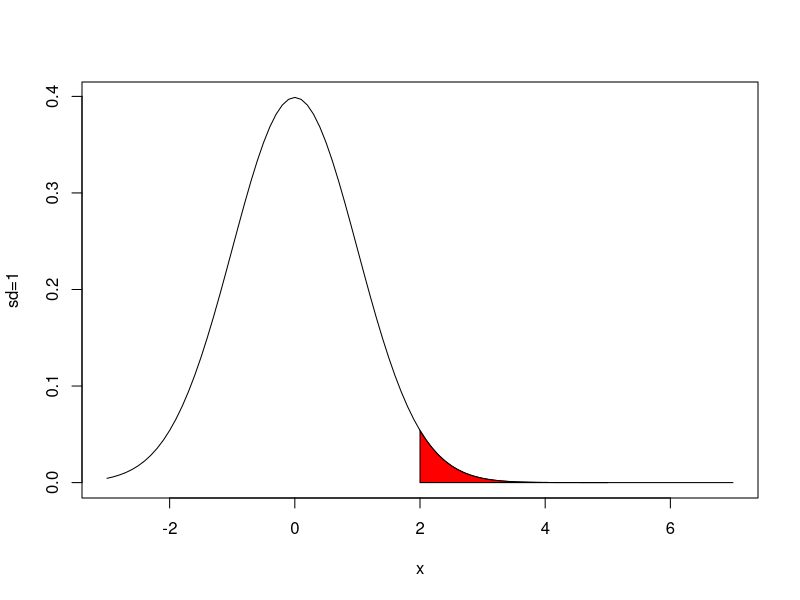

This figure's R source: (Note: this script raises an error after producing the figure.)
####### Task 2 Rcode #########################
# Graphical interface calculations:
#
curve(dnorm(x, mean=0,sd=1),xlim=c(-3,7),ylab = "sd=1")
# In order to find the area between x=10 and 25
#  - seq defines desired x points
xcurve=seq(2,5,length=1000)
# For The Y part of the curve  we use the X points
#  and the data for the curve in a normal distribution
ycurve=dnorm(xcurve,mean=0,sd=1)
# Creates a Polygon and fills it bounded by the given
#   x & y curves
polygon(c(2,xcurve,5),c(0,ycurve,0),col="Red")
# Put in the text with the appropriate area
# Area
prob=1-pnorm(2,mean=0,sd=1)
prob=round(prob,1)
# Click to paste the text onto the graph
text(locator(1), paste("Area = ", prob, sep=""))
#
#
#
curve(dnorm(x, mean=4,sd=2),xlim=c(-10,10),ylab = "sd=2")
# In order to find the area between x=10 and 25
#  - seq defines desired x points
xcurve=seq(-1,5,length=1000)
# For The Y part of the curve  we use the X points
#  and the data for the curve in a normal distribution
ycurve=dnorm(xcurve,mean=4,sd=2)
# Creates a Polygon and fills it bounded by the given
#   x & y curves
polygon(c(-1,xcurve,5),c(0,ycurve,0),col="Red")
# Put in the text with the appropriate area
# Area
prob=pnorm(5,mean=4,sd=2)-pnorm(1,mean=4,sd=2)
prob=round(prob,2)
# Click to paste the text onto the graph
text(locator(1), paste("Area = ", prob, sep=""))
#
#
#
curve(dnorm(x, mean=10,sd=4),xlim=c(-10,20),ylab = "sd=2")
#
# In order to find the area between x=10 and 25
#  - seq defines desired x points
xcurve=seq(-10,10,length=1000)
# For The Y part of the curve  we use the X points
#  and the data for the curve in a normal distribution
ycurve=dnorm(xcurve,mean=10,sd=4)
# Creates a Polygon and fills it bounded by the given
#   x & y curves
polygon(c(-10,xcurve,10),c(0,ycurve,0),col="Red")
# Put in the text with the appropriate area
# Area
prob=pnorm(10,mean=10,sd=4)
prob=round(prob,4)

# Click to paste the text onto the graph
text(locator(1), paste("Area = ", prob, sep=""))
#
#
#
curve(dnorm(x, mean=-2,sd=1/2),xlim=c(-4,1),ylab = "sd=2")
# In order to find the area between x=10 and 25
#  - seq defines desired x points
xcurve=seq(-3,-2,length=1000)
# For The Y part of the curve  we use the X points
#  and the data for the curve in a normal distribution
ycurve=dnorm(xcurve,mean=-2,sd=1/2)
# Creates a Polygon and fills it bounded by the given
#   x & y curves
polygon(c(-3,xcurve,-2),c(0,ycurve,0),col="Red")
# Put in the text with the appropriate area
# Area
prob=pnorm(-2,mean=-2,sd=1/2)-pnorm(-3,mean=-2,sd=1/2)
prob=round(prob,1/2)
# Click to paste the text onto the graph
text(locator(1), paste("Area = ", prob, sep=""))

####### Task 3 Rcode ################################################
# Gamma ##
# Curve based of Gamma Distribution
curve(dgamma(x,shape=3,scale=2),xlim=c(2,5),ylim=c(0,1),col="Red",lwd=2,ylab="Gamma density", main="Probabilities")
# Text Click Paste
text(locator(1),paste("alpha=",1))
# Curve based of Gamma Distribution
curve(dgamma(x,shape=6,scale=3),xlim=c(1,4),ylim=c(0,1),add=TRUE,lwd=2)
# Text Click Paste
text(locator(1),paste("alpha=",3))
# Curve based of Gamma Distribution
curve(dgamma(x,shape=2,scale=4),xlim=c(3,6),ylim=c(0,1),add=TRUE, col="Blue",lwd=2)
# Text Click Paste
text(locator(1),paste("alpha=",5))


####### Task 4 Rcode ###############
curve(dchisq(x,df=1),xlim=c(-1,10),ylim=c(0,1),col="Red",lwd=2,ylab="Chisq density", main="df=1")


curve(dchisq(x,df=2),xlim=c(-1,10),ylim=c(0,1),col="Blue",lwd=2,ylab="Chisq density",main="df=2")
curve(dchisq(x,df=4),xlim=c(-1,10),ylim=c(0,1),col="Green",lwd=2,ylab="Chisq density", main="df=4")
curve(dchisq(x,df=20),xlim=c(0,40),ylim=c(0,1),col="Purple",lwd=2,ylab="Chisq density",main="df=20")



####################
# lab6.R Commented #
##############################################################
# Sets Layout for 4 graphs 2 on top 2 on bottom
layout(matrix(1:4, nr=2,nc=2))
# Shows the layout that was made, with numbers 1 through
#  4 to designate each
windows;layout.show(4)
#####################
# Plots a curve with X-limits -10 and 30, with a Normal distribution
#  -w/ mean = 10, Standard Dev. = 4
curve(dnorm(x, mean=10,sd=4),xlim=c(-10,30))
#  -w/ mean = 10, Standard Dev. = 8
curve(dnorm(x, mean=10,sd=8),xlim=c(-10,30))
#  -w/ mean = 5, Standard Dev. = 4
curve(dnorm(x, mean=5,sd=4),xlim=c(-10,30))
#  -w/ mean = 10, Standard Dev. = 2
curve(dnorm(x, mean=10,sd=2),xlim=c(-10,30))
################
#
#####################
# Plots a curve with X-limits -10 and 30, with a Normal distribution
#  -w/ mean = 10, Standard Dev. = 4
curve(dnorm(x, mean=10,sd=4),xlim=c(-10,30))
#
# In order to find the area between x=10 and 25
#  - seq defines desired x points
xcurve=seq(10,25,length=1000)
# For The Y part of the curve  we use the X points
#  and the data for the curve in a normal distribution
ycurve=dnorm(xcurve,mean=10,sd=4)
# Creates a Polygon and fills it bounded by the given
#   x & y curves
polygon(c(10,xcurve,25),c(0,ycurve,0),col="Red")
# Area based probability, this is where the inequality is defined
#   as the bounds to the polygon
prob=pnorm(25,mean=10,sd=4)-pnorm(10,mean=10,sd=4)
prob=round(prob,4)
#
# Uses mouse/click to add text of Area of probability
text(locator(1), paste("Area = ", prob, sep=""))
###############################################################
#
###############  Gamma ################
# Curve based of Gamma Distribution
curve(dgamma(x,shape=1,scale=1),xlim=c(0,10),ylim=c(0,1),col="Red",lwd=2,
ylab="Gamma density", main="Beta=1")
# Text Click Paste
text(locator(1),paste("alpha=",1))
# Curve based of Gamma Distribution
curve(dgamma(x,shape=3,scale=1),xlim=c(0,10),ylim=c(0,1),add=TRUE,lwd=2)
# Text Click Paste
text(locator(1),paste("alpha=",3))
# Curve based of Gamma Distribution
curve(dgamma(x,shape=5,scale=1),xlim=c(0,10),ylim=c(0,1),add=TRUE, col="Blue",lwd=2)
# Text Click Paste
text(locator(1),paste("alpha=",5))

################### Chi -sq ######### alpha = df/2, beta=2
# Curve Based off Chi-Square distribution
curve(dchisq(x,df=2),xlim=c(0,10),ylim=c(0,1),col="Red",lwd=2,
ylab="Chisq density", main="df=2,5")
# Text Click Paste
text(locator(1),paste("df=",2))

curve(dchisq(x,df=5),xlim=c(0,10),ylim=c(0,1),col="Blue",lwd=2,
ylab="Chisq density",add=TRUE)

## Beta
# Curve Based off Beta Distribution
curve(dbeta(x,shape1=2,shape2=3),xlim=c(0,1))

#P( 0.2<=Y<=0.6)
